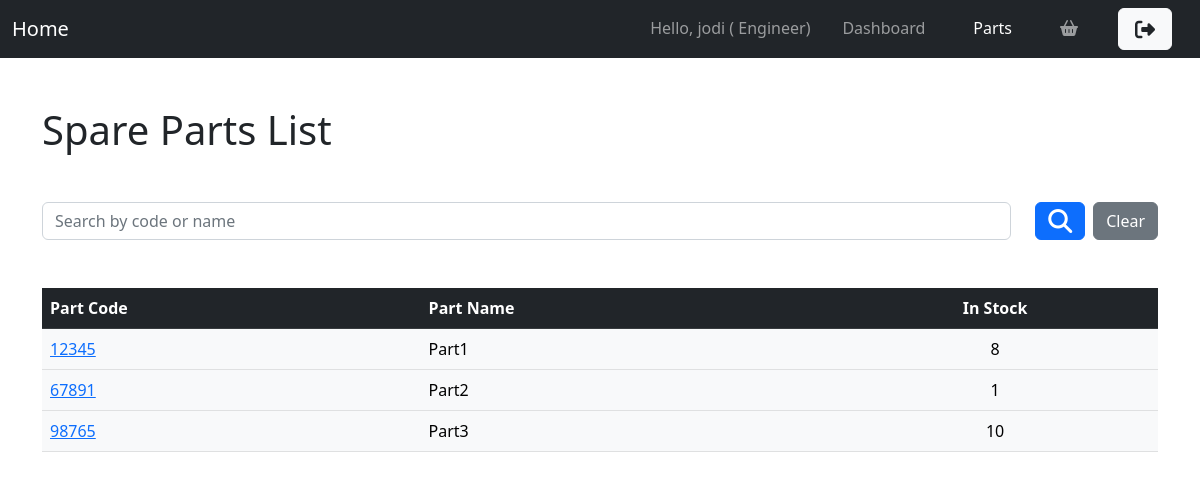
Before: /parts/list/ (signed in) with the older database file.
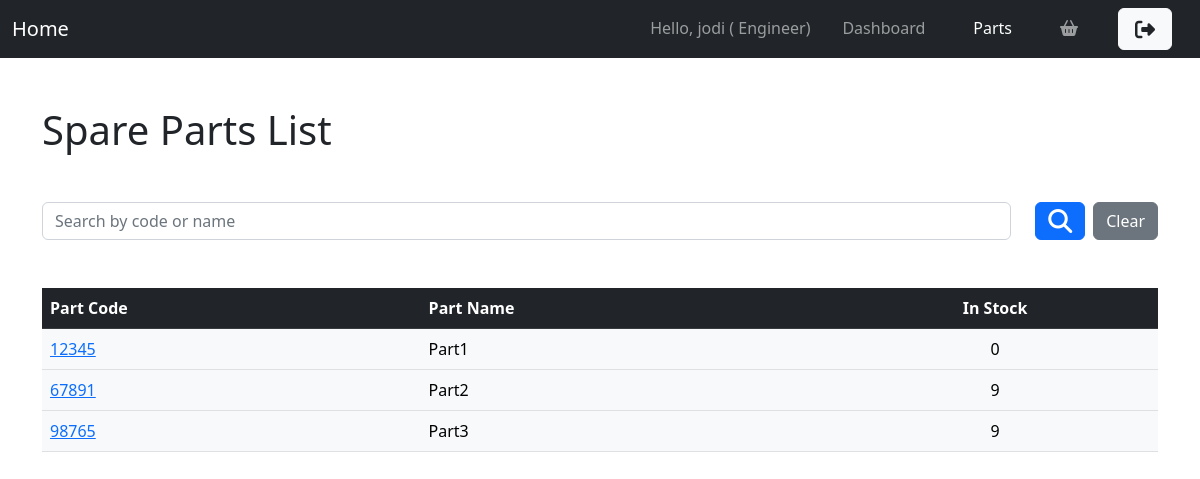
After: the same page with the newer database file.
### parts/models.py (models this page shows, shortened)
class Part(models.Model):
    code = models.CharField(max_length=50, unique=True)
    name = models.CharField(max_length=100)
    num_in_stock = models.PositiveIntegerField(default=0)
    low_stock_warning = models.PositiveIntegerField(default=0)
    location = models.CharField(max_length=10, help_text="Format: AB-A-5")

### parts/views.py (the view)
# urls.py: path('list/', PartListView.as_view(), name='parts-list'),
class PartListView(LoginRequiredMixin, ListView):
    model = Part
    context_object_name = 'parts'
    def get_queryset(self):
        queryset = super().get_queryset()
        search_value = self.request.GET.get('searchVal', '')
        if search_value:
            queryset = queryset.filter(Q(code__icontains=search_value) | Q(name__icontains=search_value))
        return queryset
    def get_context_data(self, **kwargs):
        context = super().get_context_data(**kwargs)
        context['search_value'] = self.request.GET.get('searchVal', '')
        return context

### parts/templates/parts/part_list.html (shortened to what this page needs)
{% extends "parts/base.html" %}
{% block content %}
    <h1 class="my-5">Spare Parts List</h1>
    <form method="get" class="mb-5">
        <div class="form-group d-flex justify-content-between align-items-center">
            <input type="text" name="searchVal" class="form-control me-4 input" placeholder="Search by code or name" value="{{ search_value }}">
            <button type="submit" class="btn btn-primary me-2"><i class="fa-solid fa-magnifying-glass fa-xl"></i></button>
            <a href="{% url 'parts-list' %}" class="btn btn-secondary">Clear</a>
        </div>
    </form>
    <table class="table table-light table-hover parts">
        <thead class="table-dark">
            <tr>
                <th>Part Code</th>
                <th>Part Name</th>
                <th class="text-center">In Stock</th>
            </tr>
        </thead>
        <tbody>
            {% if parts %}
                {% for part in parts %}
                    <tr>
                        <td><a href="{% url 'part-detail' part.id %}">{{ part.code }}</a></td>
                        <td>{{ part.name }}</td>
                        <td class="text-center">{{ part.num_in_stock }}</td>
                    </tr>
                {% endfor %}
            {% else %}
                <tr>
                    <td colspan="3">No parts found...</td>
                </tr>
            {% endif %}
        </tbody>
    </table>
{% endblock content %}

Changed rows visible on the page:
changed Part "Part1": num_in_stock "8" → "0"
changed Part "Part2": num_in_stock "1" → "9"
changed Part "Part3": num_in_stock "10" → "9"
